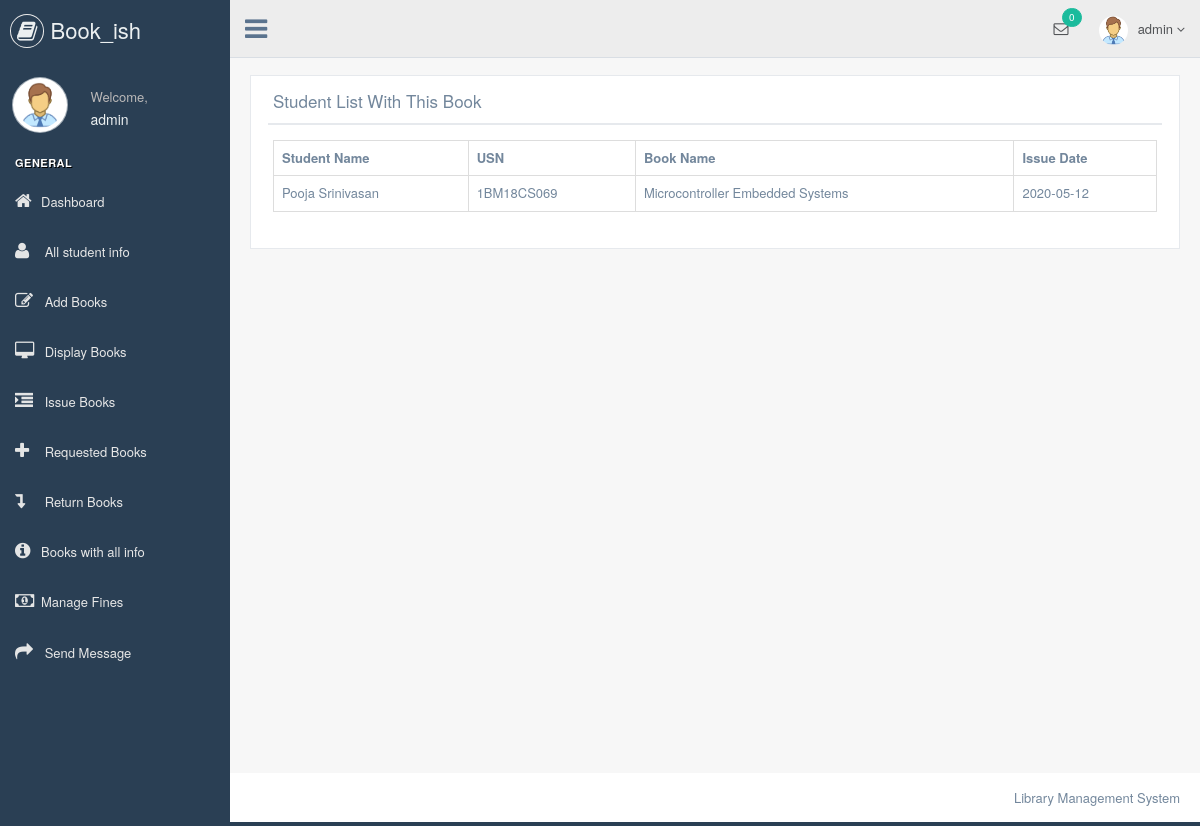
/librarian/all_student_of_this_book.php?books_name=Microcontroller Embedded Systems (signed in), run on the app's committed database.
### tables this page shows
CREATE TABLE `issue_books` (
  `issueid` int(11) NOT NULL,
  `usn` varchar(30) NOT NULL,
  `books_name` varchar(100) NOT NULL,
  `issue_date` date NOT NULL,
  `return_date` date NOT NULL,
  `edition` int(11) DEFAULT NULL,
  `student_name` varchar(30) DEFAULT NULL,
  `return_status` varchar(10) DEFAULT 'no'
);

### librarian/all_student_of_this_book.php (the view, shortened to what this page needs)
        <?php
    include "header.php";
?>
        <div class="right_col" role="main">
            <div class="">
                <div class="page-title">
                    </div>
                <div class="row" style="min-height:500px">
                    <div class="col-md-12 col-sm-12 col-xs-12">
                        <div class="x_panel">
                            <div class="x_title">
                                <h2>Student List With This Book</h2>
                                <div class="clearfix"></div>
                            </div>
                            <div class="x_content">
                            <?php
                                    $res=mysqli_query($db,"SELECT * FROM `issue_books` WHERE `books_name`='$_GET[books_name]'and `return_status`= 'no' ");
                                    echo "<table class='table table-bordered'>";
                                    echo "<tr>";
                                    echo "<th>"; echo "Student Name"; echo "</th>";
                                    echo "<th>"; echo "USN"; echo "</th>";
                                    echo "<th>"; echo "Book Name"; echo "</th>";
                                    echo "<th>"; echo "Issue Date"; echo "</th>";
                                    echo "</tr>";
                                    while ($row=mysqli_fetch_array($res)){
                                        echo "<tr>";
                                        echo "<td>"; echo $row["student_name"]; echo "</td>";
                                        echo "<td>"; echo $row["usn"]; echo "</td>";
                                        echo "<td>"; echo $row["books_name"]; echo "</td>";
                                        echo "<td>"; echo $row["issue_date"]; echo "</td>";
                                        echo "</tr>";
                                    }
                                    echo "</table>";
                                ?>
                            </div>
                        </div>
                    </div>
                </div>
            </div>
        </div>
<?php
    include "footer.php";
?>

### data on the page
issue_books: student_name "Pooja Srinivasan", usn "1BM18CS069", books_name "Microcontroller Embedded Systems", issue_date "2020-05-12"

### other printed values
$_SESSION["librarian"] "admin"
$tot "0"
